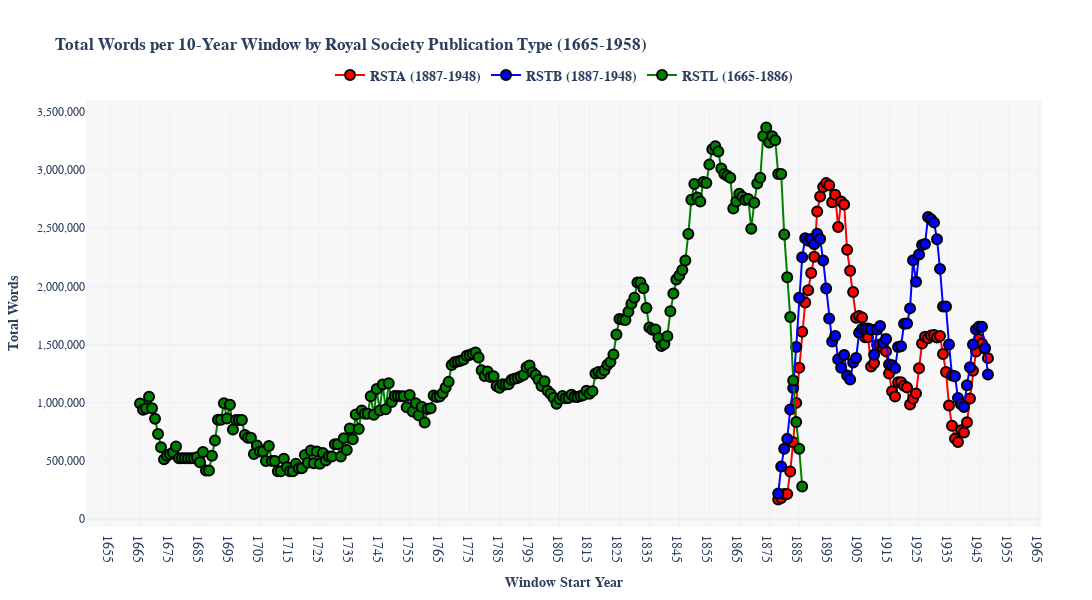

Source (notebook cell):
### Code cell
import pandas as pd
import plotly.graph_objects as go
from collections import defaultdict
import os
import re
from tqdm import tqdm
import string
from nltk.tokenize import word_tokenize

def count_words_in_file(file_path):
    """
    Count the number of words in a text file.
    
    Args:
        file_path (str): Path to the text file
    
    Returns:
        int: Number of words in the file
    """
    with open(file_path, 'r', encoding='utf-8') as f:
        text = f.read()
    tokens = word_tokenize(text.lower())
    return len([token for token in tokens if token.isalpha() and token not in string.punctuation])

def count_words_in_10_year_windows(text_dirs, start_year, end_year):
    """
    Count words in 10-year windows across multiple directories.
    
    Args:
        text_dirs (list): List of directory paths
        start_year (int): Starting year of analysis
        end_year (int): Ending year of analysis
    
    Returns:
        dict: Dictionary of word counts per 10-year window, 
              with separate counts for each publication type
    """
    def extract_year_from_filename(filename):
        """Extract year from filename"""
        match = re.search(r'rst[bla]?_?(\d{4})', filename)
        return int(match.group(1)) if match else None
    
    # Separate word counts for each publication type
    word_counts = {
        'rsta': defaultdict(int),
        'rstb': defaultdict(int),
        'rstl': defaultdict(int)
    }
    
    print("Counting words in year windows...")
    
    # Collect file paths
    file_paths = []
    for dir in text_dirs:
        for f in os.listdir(dir):
            if f.endswith('.txt'):
                file_paths.append(os.path.join(dir, f))
    
    # Count words for each file
    for file_path in tqdm(file_paths):
        year = extract_year_from_filename(os.path.basename(file_path))
        
        # Determine publication type from directory
        pub_type = os.path.basename(os.path.dirname(file_path))[-4:]
        
        if year and start_year <= year <= end_year:
            word_count = count_words_in_file(file_path)
            word_counts[pub_type][year] += word_count
    
    # Aggregate words into 10-year windows
    words_per_window = {
        'rsta': defaultdict(int),
        'rstb': defaultdict(int),
        'rstl': defaultdict(int)
    }
    
    # Handle RSTA and RSTB starting from 1887, RSTL only before 1887
    for pub_type in ['rsta', 'rstb', 'rstl']:
        if pub_type in ['rsta', 'rstb']:
            start_year_filter = 1887
        else:
            start_year_filter = 1665
        
        for year in range(start_year, end_year - 9):
            window_start = year
            window_end = year + 9
            total_words = sum(
                word_counts[pub_type].get(y, 0) 
                for y in range(window_start, window_end + 1)
                if (pub_type != 'rstl' and y >= 1887) or (pub_type == 'rstl' and y <= 1886)
            )
            words_per_window[pub_type][window_start] = total_words
    
    return words_per_window

# Directories for Royal Society publications
text_dirs = [
    r"D:\Fact_fiction_corpus\texts\royal society\txt_rstb",
    r"D:\Fact_fiction_corpus\texts\royal society\txt_rstl", 
    r"D:\Fact_fiction_corpus\texts\royal society\txt_rsta"
]

# Count words for the historical period
historical_word_counts = count_words_in_10_year_windows(
    text_dirs,
    start_year=1665,
    end_year=1958
)

# Prepare data for plotting with enhanced visual styling
publication_types = {
    'rsta': {
        'color': 'red',
        'name': 'RSTA',
        'hoverinfo': 'Physical, mathematical, and engineering sciences'
    },
    'rstb': {
        'color': 'blue', 
        'name': 'RSTB',
        'hoverinfo': 'Biological research and life sciences'
    },
    'rstl': {
        'color': 'green',
        'name': 'RSTL',
        'hoverinfo': 'Scientific letters and short communications'
    }
}

# Create the interactive plot with enhanced styling
fig = go.Figure()

# Add traces for each publication type with line style
for pub_type, details in publication_types.items():
    windows = list(historical_word_counts[pub_type].keys())
    counts = list(historical_word_counts[pub_type].values())
    
    # Only plot non-zero word counts
    non_zero_windows = [window for window, count in zip(windows, counts) if count > 0]
    non_zero_counts = [count for count in counts if count > 0]
    
    if non_zero_windows:  # Check if there are any non-zero word counts
        # Determine the actual year range for the legend label
        first_year = non_zero_windows[0]
        last_year = non_zero_windows[-1]
        # Adjust for RSTA: ensure it starts from 1887
        if pub_type == 'rsta':
            first_year = max(first_year, 1887)

        if pub_type == 'rstb':
            first_year = max(first_year, 1887)
        
        fig.add_trace(go.Scatter(
            x=non_zero_windows,
            y=non_zero_counts,
            mode='markers+lines',
            name=f'<b>{details["name"]} ({first_year}-{last_year})</b>',
            marker=dict(
                size=10,
                color=details['color'],
                line=dict(width=2, color='black')
            ),
            text=[f'Window Start: {window}<br>Total Words: {count}' for window, count in zip(non_zero_windows, non_zero_counts)],
            hoverinfo='text'
        ))

# Update layout with enhanced design
fig.update_layout(
    title='<b>Total Words per 10-Year Window by Royal Society Publication Type (1665-1958)<b>',
    xaxis_title='<b>Window Start Year<b>',
    yaxis_title='<b>Total Words</b>',
    template='plotly_white',
    width=1200,  
    height=600,
    font=dict(family='Arial, sans-serif'),
    legend=dict(
        orientation='h',
        yanchor='bottom',
        y=1.02,
        xanchor='center',
        x=0.5,
        font=dict(size=14, weight='bold')
    ),
    plot_bgcolor='rgba(240,240,240,0.5)',  # Light gray background
    margin=dict(t=100, b=50, l=50, r=50)
)

# Customize x-axis to show only integer ticks
fig.update_xaxes(
    tickmode='linear',
    tick0=1665,
    dtick=10,
    tickfont=dict(size=14)
)

# Customize y-axis with comma-separated thousands
fig.update_yaxes(
    tickformat=',',
    title_font=dict(size=14),  # Increase the font size here
    title_text='<b>Total Words</b>'
)

# Show the plot
fig.show()
fig.write_html("../extra_plots/royal_society_word_counts_10_year_windows_split.html")

### Figure 1 — Plotly figure (JSON) as saved in the notebook; plotly's stock layout.template omitted (floating-point values rounded to 4 significant figures; data arrays with more than 128 entries replaced by an {"elided": "..."} marker saying what was removed)
{"data": [{"hoverinfo": "text", "marker": {"color": "red", "line": {"color": "black", "width": 2}, "size": 10}, "mode": "markers+lines", "name": "<b>RSTA (1887-1948)</b>", "text": ["Window Start: 1878<br>Total Words: 170052", "Window Start: 1879<br>Total Words: 182661", "Window Start: 1880<br>Total Words: 216293", "Window Start: 1881<br>Total Words: 216293", "Window Start: 1882<br>Total Words: 410336", "Window Start: 1883<br>Total Words: 661009", "Window Start: 1884<br>Total Words: 999389", "Window Start: 1885<br>Total Words: 1302185", "Window Start: 1886<br>Total Words: 1611531", "Window Start: 1887<br>Total Words: 1860981", "Window Start: 1888<br>Total Words: 1967899", "Window Start: 1889<br>Total Words: 2115161", "Window Start: 1890<br>Total Words: 2254085", "Window Start: 1891<br>Total Words: 2644015", "Window Start: 1892<br>Total Words: 2772370", "Window Start: 1893<br>Total Words: 2853886", "Window Start: 1894<br>Total Words: 2887679", "Window Start: 1895<br>Total Words: 2869304", "Window Start: 1896<br>Total Words: 2724296", "Window Start: 1897<br>Total Words: 2787132", "Window Start: 1898<br>Total Words: 2510162", "Window Start: 1899<br>Total Words: 2729620", "Window Start: 1900<br>Total Words: 2704063", "Window Start: 1901<br>Total Words: 2314133", "Window Start: 1902<br>Total Words: 2134435", "Window Start: 1903<br>Total Words: 1951515", "Window Start: 1904<br>Total Words: 1731781", "Window Start: 1905<br>Total Words: 1745035", "Window Start: 1906<br>Total Words: 1732374", "Window Start: 1907<br>Total Words: 1562844", "Window Start: 1908<br>Total Words: 1562844", "Window Start: 1909<br>Total Words: 1312899", "Window Start: 1910<br>Total Words: 1341005", "Window Start: 1911<br>Total Words: 1495814", "Window Start: 1912<br>Total Words: 1499227", "Window Start: 1913<br>Total Words: 1471643", "Window Start: 1914<br>Total Words: 1441949", "Window Start: 1915<br>Total Words: 1251449", "Window Start: 1916<br>Total Words: 1099772", "Window Start: 1917<br>Total Words: 1053893", "Window Start: 1918<br>Total Words: 1177190", "Window Start: 1919<br>Total Words: 1176939", "Window Start: 1920<br>Total Words: 1145964", "Window Start: 1921<br>Total Words: 1131976", "Window Start: 1922<br>Total Words: 985863", "Window Start: 1923<br>Total Words: 1034261", "Window Start: 1924<br>Total Words: 1081036", "Window Start: 1925<br>Total Words: 1296340", "Window Start: 1926<br>Total Words: 1508980", "Window Start: 1927<br>Total Words: 1568613", "Window Start: 1928<br>Total Words: 1555412", "Window Start: 1929<br>Total Words: 1577533", "Window Start: 1930<br>Total Words: 1582242", "Window Start: 1931<br>Total Words: 1561400", "Window Start: 1932<br>Total Words: 1573184", "Window Start: 1933<br>Total Words: 1418584", "Window Start: 1934<br>Total Words: 1264823", "Window Start: 1935<br>Total Words: 977478", "Window Start: 1936<br>Total Words: 803375", "Window Start: 1937<br>Total Words: 692251", "Window Start: 1938<br>Total Words: 662240", "Window Start: 1939<br>Total Words: 763317", "Window Start: 1940<br>Total Words: 744235", "Window Start: 1941<br>Total Words: 833194", "Window Start: 1942<br>Total Words: 1036910", "Window Start: 1943<br>Total Words: 1276141", "Window Start: 1944<br>Total Words: 1441694", "Window Start: 1945<br>Total Words: 1547920", "Window Start: 1946<br>Total Words: 1509383", "Window Start: 1947<br>Total Words: 1463997", "Window Start: 1948<br>Total Words: 1383912"], "type": "scatter", "x": [1878, 1879, 1880, 1881, 1882, 1883, 1884, 1885, 1886, 1887, 1888, 1889, 1890, 1891, 1892, 1893, 1894, 1895, 1896, 1897, 1898, 1899, 1900, 1901, 1902, 1903, 1904, 1905, 1906, 1907, 1908, 1909, 1910, 1911, 1912, 1913, 1914, 1915, 1916, 1917, 1918, 1919, 1920, 1921, 1922, 1923, 1924, 1925, 1926, 1927, 1928, 1929, 1930, 1931, 1932, 1933, 1934, 1935, 1936, 1937, 1938, 1939, 1940, 1941, 1942, 1943, 1944, 1945, 1946, 1947, 1948], "y": [170052, 182661, 216293, 216293, 410336, 661009, 999389, 1302185, 1611531, 1860981, 1967899, 2115161, 2254085, 2644015, 2772370, 2853886, 2887679, 2869304, 2724296, 2787132, 2510162, 2729620, 2704063, 2314133, 2134435, 1951515, 1731781, 1745035, 1732374, 1562844, 1562844, 1312899, 1341005, 1495814, 1499227, 1471643, 1441949, 1251449, 1099772, 1053893, 1177190, 1176939, 1145964, 1131976, 985863, 1034261, 1081036, 1296340, 1508980, 1568613, 1555412, 1577533, 1582242, 1561400, 1573184, 1418584, 1264823, 977478, 803375, 692251, 662240, 763317, 744235, 833194, 1036910, 1276141, 1441694, 1547920, 1509383, 1463997, 1383912]}, {"hoverinfo": "text", "marker": {"color": "blue", "line": {"color": "black", "width": 2}, "size": 10}, "mode": "markers+lines", "name": "<b>RSTB (1887-1948)</b>", "text": ["Window Start: 1878<br>Total Words: 221072", "Window Start: 1879<br>Total Words: 453262", "Window Start: 1880<br>Total Words: 604283", "Window Start: 1881<br>Total Words: 690180", "Window Start: 1882<br>Total Words: 942797", "Window Start: 1883<br>Total Words: 1126753", "Window Start: 1884<br>Total Words: 1479544", "Window Start: 1885<br>Total Words: 1901753", "Window Start: 1886<br>Total Words: 2250947", "Window Start: 1887<br>Total Words: 2414326", "Window Start: 1888<br>Total Words: 2392854", "Window Start: 1889<br>Total Words: 2407699", "Window Start: 1890<br>Total Words: 2363387", "Window Start: 1891<br>Total Words: 2453716", "Window Start: 1892<br>Total Words: 2407051", "Window Start: 1893<br>Total Words: 2223095", "Window Start: 1894<br>Total Words: 1981929", "Window Start: 1895<br>Total Words: 1725273", "Window Start: 1896<br>Total Words: 1527291", "Window Start: 1897<br>Total Words: 1573236", "Window Start: 1898<br>Total Words: 1373636", "Window Start: 1899<br>Total Words: 1301153", "Window Start: 1900<br>Total Words: 1411272", "Window Start: 1901<br>Total Words: 1235046", "Window Start: 1902<br>Total Words: 1200208", "Window Start: 1903<br>Total Words: 1346642", "Window Start: 1904<br>Total Words: 1385893", "Window Start: 1905<br>Total Words: 1601196", "Window Start: 1906<br>Total Words: 1637278", "Window Start: 1907<br>Total Words: 1638097", "Window Start: 1908<br>Total Words: 1638097", "Window Start: 1909<br>Total Words: 1630128", "Window Start: 1910<br>Total Words: 1413300", "Window Start: 1911<br>Total Words: 1629346", "Window Start: 1912<br>Total Words: 1660238", "Window Start: 1913<br>Total Words: 1513804", "Window Start: 1914<br>Total Words: 1547934", "Window Start: 1915<br>Total Words: 1328285", "Window Start: 1916<br>Total Words: 1323570", "Window Start: 1917<br>Total Words: 1296318", "Window Start: 1918<br>Total Words: 1479917", "Window Start: 1919<br>Total Words: 1485991", "Window Start: 1920<br>Total Words: 1679003", "Window Start: 1921<br>Total Words: 1680773", "Window Start: 1922<br>Total Words: 1811406", "Window Start: 1923<br>Total Words: 2225833", "Window Start: 1924<br>Total Words: 2040827", "Window Start: 1925<br>Total Words: 2273508", "Window Start: 1926<br>Total Words: 2356888", "Window Start: 1927<br>Total Words: 2364124", "Window Start: 1928<br>Total Words: 2595952", "Window Start: 1929<br>Total Words: 2577921", "Window Start: 1930<br>Total Words: 2550395", "Window Start: 1931<br>Total Words: 2405871", "Window Start: 1932<br>Total Words: 2150773", "Window Start: 1933<br>Total Words: 1828441", "Window Start: 1934<br>Total Words: 1828441", "Window Start: 1935<br>Total Words: 1501289", "Window Start: 1936<br>Total Words: 1235330", "Window Start: 1937<br>Total Words: 1229126", "Window Start: 1938<br>Total Words: 1040434", "Window Start: 1939<br>Total Words: 986667", "Window Start: 1940<br>Total Words: 964528", "Window Start: 1941<br>Total Words: 1151849", "Window Start: 1942<br>Total Words: 1306031", "Window Start: 1943<br>Total Words: 1500575", "Window Start: 1944<br>Total Words: 1629971", "Window Start: 1945<br>Total Words: 1654345", "Window Start: 1946<br>Total Words: 1654345", "Window Start: 1947<br>Total Words: 1470422", "Window Start: 1948<br>Total Words: 1243687"], "type": "scatter", "x": [1878, 1879, 1880, 1881, 1882, 1883, 1884, 1885, 1886, 1887, 1888, 1889, 1890, 1891, 1892, 1893, 1894, 1895, 1896, 1897, 1898, 1899, 1900, 1901, 1902, 1903, 1904, 1905, 1906, 1907, 1908, 1909, 1910, 1911, 1912, 1913, 1914, 1915, 1916, 1917, 1918, 1919, 1920, 1921, 1922, 1923, 1924, 1925, 1926, 1927, 1928, 1929, 1930, 1931, 1932, 1933, 1934, 1935, 1936, 1937, 1938, 1939, 1940, 1941, 1942, 1943, 1944, 1945, 1946, 1947, 1948], "y": [221072, 453262, 604283, 690180, 942797, 1126753, 1479544, 1901753, 2250947, 2414326, 2392854, 2407699, 2363387, 2453716, 2407051, 2223095, 1981929, 1725273, 1527291, 1573236, 1373636, 1301153, 1411272, 1235046, 1200208, 1346642, 1385893, 1601196, 1637278, 1638097, 1638097, 1630128, 1413300, 1629346, 1660238, 1513804, 1547934, 1328285, 1323570, 1296318, 1479917, 1485991, 1679003, 1680773, 1811406, 2225833, 2040827, 2273508, 2356888, 2364124, 2595952, 2577921, 2550395, 2405871, 2150773, 1828441, 1828441, 1501289, 1235330, 1229126, 1040434, 986667, 964528, 1151849, 1306031, 1500575, 1629971, 1654345, 1654345, 1470422, 1243687]}, {"hoverinfo": "text", "marker": {"color": "green", "line": {"color": "black", "width": 2}, "size": 10}, "mode": "markers+lines", "name": "<b>RSTL (1665-1886)</b>", "text": {"elided": "222 str values"}, "type": "scatter", "x": {"elided": "222 int values"}, "y": {"elided": "222 int values"}}], "layout": {"font": {"family": "Arial, sans-serif"}, "height": 600, "legend": {"font": {"size": 14, "weight": "bold"}, "orientation": "h", "x": 0.5, "xanchor": "center", "y": 1.02, "yanchor": "bottom"}, "margin": {"b": 50, "l": 50, "r": 50, "t": 100}, "plot_bgcolor": "rgba(240,240,240,0.5)", "title": {"text": "<b>Total Words per 10-Year Window by Royal Society Publication Type (1665-1958)<b>"}, "width": 1200, "xaxis": {"dtick": 10, "tick0": 1665, "tickfont": {"size": 14}, "tickmode": "linear", "title": {"text": "<b>Window Start Year<b>"}}, "yaxis": {"tickformat": ",", "title": {"font": {"size": 14}, "text": "<b>Total Words</b>"}}}}
